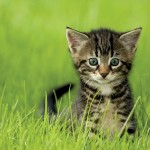
#> input picture lab16/1/kitten.jpg, 150 x 150 px
$ jupyter execute --allow-errors lab_1.ipynb
#> lines starting #> are read from the running program, lines starting #| are printed output that depends on the picture; after the words box and inside, x2 and y2 are one past the last pixel; in counts of white or black regions, pixels touching at a corner belong together
# Лабораторная 1

Лабораторная состоит из набора примеров и одного задания:

## **Задание - 1** - подбор двух изображений;

Сначала нужно ознакомиться с примерами, после чего выполнять задания.

## Работа с изображениями

Загрузим изображение с помощью библиотеки `imageio`:

[cell 1]
import matplotlib.pyplot as plt
import numpy as np
import matplotlib.image as mpimg

[cell 2]
kitten = mpimg.imread("kitten.jpg", )
#> kitten is the input picture: shape (150, 150, 3); mean R, G, B 131, 153.9, 67.3

Изображения представляются массивами numpy с размерностью `(высота, ширина, число каналов)`, где каналы - как правило компоненты RGB.

Убедимся в этом, взглянув на размерность загруженного изображения:

[cell 3]
print(kitten.shape)
#| (150, 150, 3)

Для вывода изображения воспользуемся matplotlib:

[cell 4]
plt.imshow(kitten)
plt.show()

### Размерности изображений

Часто возникает проблема, когда изображение хранится в "сыром" виде с неправильным порядком каналов, например вместо `(высота, ширина, число каналов)`  `(число каналов, высота, ширина)`.

Такая же проблема часто появляется при обработке изображений с помощью библиотек глубокого обучения: в Theano каналы идут до высоты, в Tensorflow - после ширины. Соответственно, может возникнуть задача переводить одно представление в другое.

Рассмотрим пример: дан numpy массив `data`, содержащий изображение, в котором каналы располагаются по горизонтали.
Вот как выглядят каналы цвета по отдельности:

[cell 5]
fig, ax = plt.subplots(nrows=1, ncols=3, figsize=(15, 5))

for cnt, ax in zip(range(3), ax):
    split_img = np.zeros(kitten.shape, dtype="uint8")  # 'dtype' по умолчанию: 'numpy.float64'
    split_img[:, :, cnt] = kitten[:, :, cnt]
    ax.imshow(split_img)
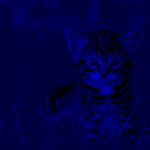
#> split_img: shape (150, 150, 3); mean R, G, B 0, 0, 67.3

А вот что будет, если мы выведем изображение, в котором каналы цвета располагаются в порядке `BGR`, а не `RGB`

#> (a cell that did not finish here is left out)

#> (a cell that did not finish here is left out)

#> (a cell that did not finish here is left out)

Поскольку задача типичная, существует более традиционный метод переставить оси `(150, 3, 150) -> (150, 150, 3)`: `np.swapaxes(result, -1, 1)`

### Пример задачи поиска описывающего прямоугольника

Рассмотрим простую задачу. Пусть дано изображение тёмного котёнка на фоне зелёной травы. Требуется найти описывающий прямоугольник (такой, чтобы весь котёнок оказался внутри).

Посмотрим на значения каналов:

[cell 9]
f, ax = plt.subplots(1, 3, figsize=(15, 5))  # создадим сетку, в которую будем выводить картинки
f.set_dpi(100)  # повысим чёткость изображений
for i in range(3):
    ax[i].set_title("rgb"[i])  # поставим подпись, соответствующую номеру канала
    ax[i].imshow(kitten[..., i], cmap="gray")  # выведем значение канала с чёрно-белой цветовой схемой
f.tight_layout()  # добавим границы, чтобы графики не наезжали друг на друга

Заметим, что синий канал самый тусклый, а зелёный ярче красного почти только на траве.

Значит для пикселей вокруг котёнка выполнено: $g > r$. Тогда пикселям котёнка соответствует обратное неравенство.

Проверим это:

[cell 10]
r = kitten[..., 0]  # Берём все значения по высоте и ширине, фиксируя только номер канала. Равносильно kitten[:, :, 0]
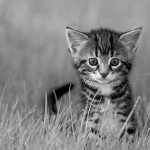
#> r: shape (150, 150); min 0, max 255, mean 131
g = kitten[..., 1]
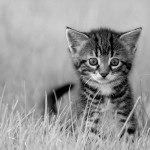
#> g: shape (150, 150); min 0, max 245, mean 153.9
b = kitten[..., 2]
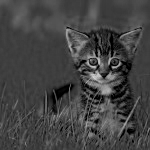
#> b: shape (150, 150); min 0, max 210, mean 67.3
mask = r > g
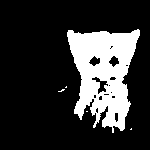
#> mask: shape (150, 150) bool; 20.1% white; 5 white regions (4 under 20 px), largest, box (x1, y1, x2, y2) and area: (67, 29, 140, 133) 4496
plt.imshow(mask, cmap="gray")
print(f"Результат - матрица типа {mask.dtype}")
#| Результат - матрица типа bool

Переберём все строки, чтобы найти верхнюю и нижнюю границы описывающего прямоугольника:

[cell 11]
top = mask.shape[0]
#> top = 150
bottom = 0
for row in range(mask.shape[0]):  # проходим по всем строкам # shape[0] вернет количество строк
    if mask[row, :].sum() > 0:  # проверяем, что в строке есть хоть один элемент равный true
        top = min(top, row)
        bottom = max(bottom, row)
print(f"Top: {top}, bottom: {bottom}")
#| Top: 29, bottom: 132

Аналогично поступим со столбцами:

[cell 12]
left = mask.shape[1]
#> left = 150
right = 0
for col in range(mask.shape[1]):  # проходим по всем столбцам
    if mask[:, col].sum() > 0:
        left = min(left, col)
        right = max(right, col)
print(f"Left: {left}, right: {right}")
#| Left: 58, right: 139

Нарисуем описывающий прямоугольник поверх изображения с помощью `matplotlib.patches`:

[cell 13]
from matplotlib.patches import Rectangle

f, ax = plt.subplots(1, 1)
ax.imshow(kitten)

corner = (left, top)
#> corner = (58, 29)
height = bottom - top
#> height = 103
width = right - left
#> width = 81
ax.add_patch(Rectangle(corner, width, height, linewidth=2, edgecolor='b', facecolor='none'))

[cell 14]
f, ax = plt.subplots(2, 2)  # создадим сетку, в которую будем выводить картинки
f.set_dpi(100)  # повысим чёткость изображений

#airplane_object     = kitten[left:right, top:bottom]
airplane_object = kitten[0:150, 0:150]
#airplane_background = airplane[150:350, 650:850]

ax[0, 0].set_title("объект")
#ax[0, 1].set_title("фон")
ax[0, 0].imshow(airplane_object, cmap="gray")
#ax[0, 1].imshow(airplane_background, cmap="gray")
ax[1, 0].hist(airplane_object[..., 2].flatten())  # выведем гистограмму синего канала куска изображения с объектом
#ax[1, 1].hist(airplane_background[..., 2].flatten())

f.tight_layout()  # добавим границы, чтобы графики не наезжали друг на друга
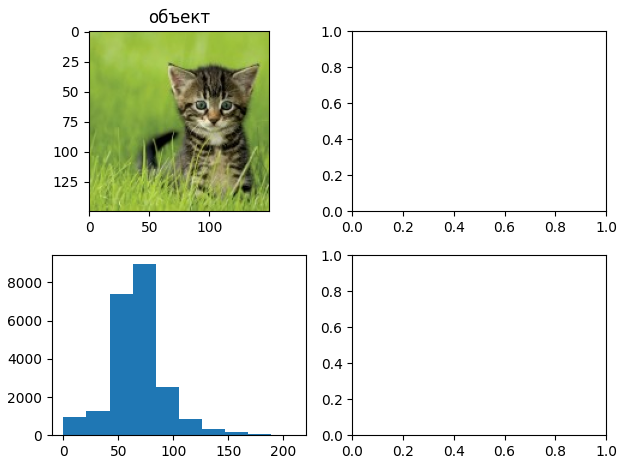
#> figure drawn by matplotlib, 2 panels; panel 2: tallest bar 8956 high, from x = 63 to 84

### Задание 1.

Дано изображение:

[cell 15]
# from skimage import data, io, filters
from skimage.color import rgb2gray

airplane = mpimg.imread("airplane.jpg")
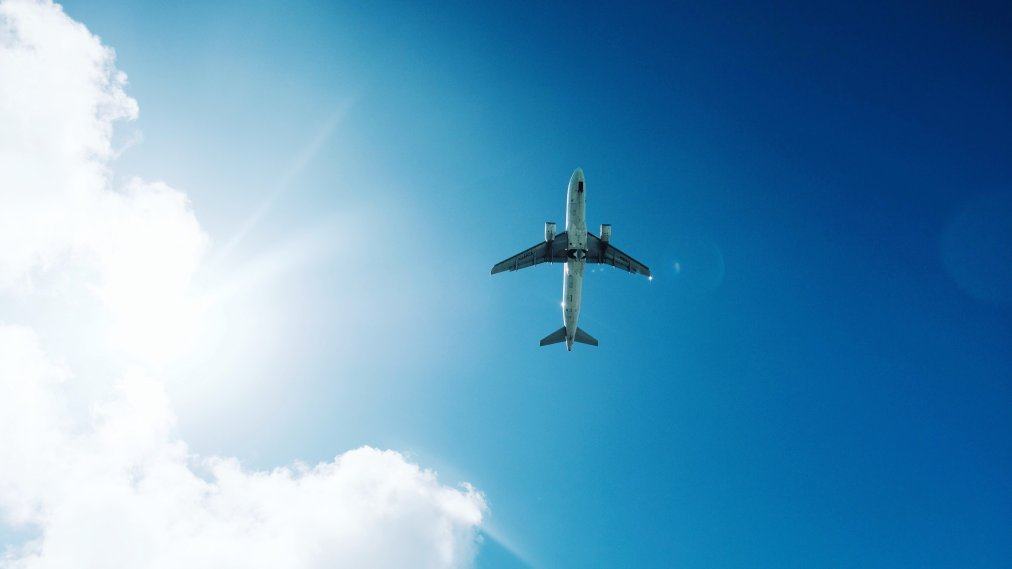
#> input picture lab16/1/airplane.jpg, 1012 x 569 px
#> airplane is the input picture: shape (569, 1012, 3); mean R, G, B 100.1, 155.8, 191.5
plt.imshow(airplane)

Посмотрим гистограммы интенсивностей пикселей внутри двух прямоугольников: с объектом и без него.

[cell 16]
f, ax = plt.subplots(2, 2)  # создадим сетку, в которую будем выводить картинки
f.set_dpi(100)  # повысим чёткость изображений

airplane_object = airplane[150:350, 480:680]
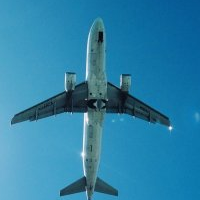
#> airplane_object: shape (200, 200, 3); mean R, G, B 44.5, 130, 168.8
airplane_background = airplane[150:350, 650:850]
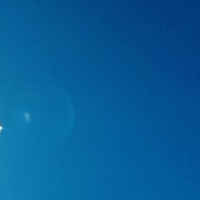
#> airplane_background: shape (200, 200, 3); mean R, G, B 6.1, 92.7, 152

ax[0, 0].set_title("объект")
ax[0, 1].set_title("фон")
ax[0, 0].imshow(airplane_object, cmap="gray")
ax[0, 1].imshow(airplane_background, cmap="gray")
ax[1, 0].hist(airplane_object[..., 2].flatten())  # выведем гистограмму синего канала куска изображения с объектом
ax[1, 1].hist(airplane_background[..., 2].flatten())

f.tight_layout()  # добавим границы, чтобы графики не наезжали друг на друга
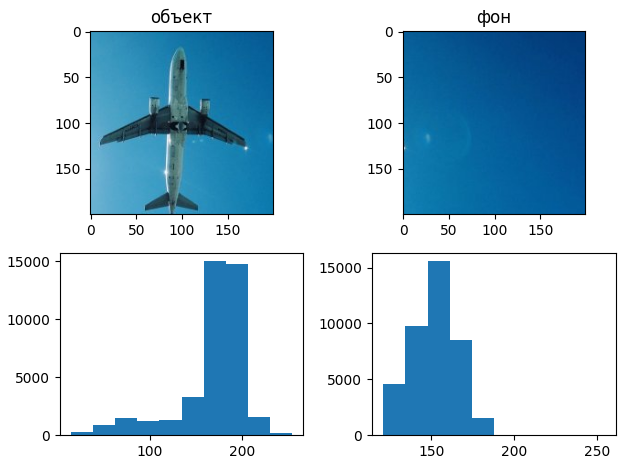
#> figure drawn by matplotlib, 4 panels; panel 3: tallest bar 14971 high, from x = 158.6 to 182.7; panel 4: tallest bar 15559 high, from x = 147.8 to 161.2
